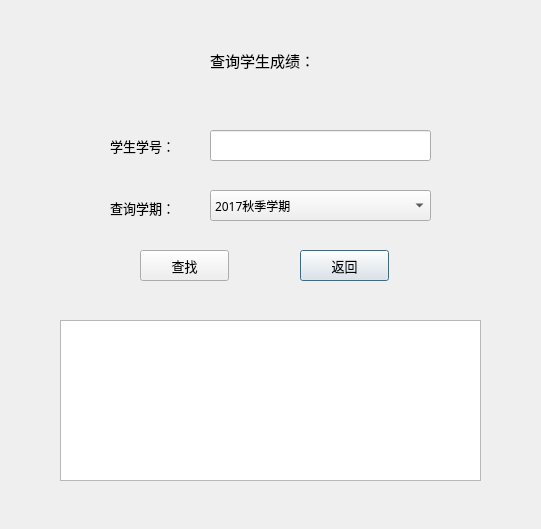
<?xml version="1.0" encoding="UTF-8"?>
<ui version="4.0">
 <class>Page2</class>
 <widget class="QDialog" name="Page2">
  <property name="geometry">
   <rect>
    <x>0</x>
    <y>0</y>
    <width>541</width>
    <height>529</height>
   </rect>
  </property>
  <property name="windowTitle">
   <string>查询学生成绩</string>
  </property>
  <widget class="QLabel" name="label">
   <property name="geometry">
    <rect>
     <x>210</x>
     <y>30</y>
     <width>151</width>
     <height>61</height>
    </rect>
   </property>
   <property name="font">
    <font>
     <family>微软雅黑</family>
     <pointsize>11</pointsize>
    </font>
   </property>
   <property name="text">
    <string>查询学生成绩：</string>
   </property>
  </widget>
  <widget class="QLabel" name="label_2">
   <property name="geometry">
    <rect>
     <x>110</x>
     <y>120</y>
     <width>111</width>
     <height>51</height>
    </rect>
   </property>
   <property name="font">
    <font>
     <family>微软雅黑</family>
     <pointsize>10</pointsize>
    </font>
   </property>
   <property name="text">
    <string>学生学号：</string>
   </property>
  </widget>
  <widget class="QLineEdit" name="lineEdit_id">
   <property name="geometry">
    <rect>
     <x>210</x>
     <y>130</y>
     <width>221</width>
     <height>31</height>
    </rect>
   </property>
   <property name="font">
    <font>
     <family>微软雅黑</family>
     <pointsize>10</pointsize>
    </font>
   </property>
  </widget>
  <widget class="QPushButton" name="button_back">
   <property name="geometry">
    <rect>
     <x>300</x>
     <y>250</y>
     <width>89</width>
     <height>31</height>
    </rect>
   </property>
   <property name="font">
    <font>
     <family>微软雅黑</family>
     <pointsize>10</pointsize>
    </font>
   </property>
   <property name="text">
    <string>返回</string>
   </property>
  </widget>
  <widget class="QPushButton" name="button_enter">
   <property name="geometry">
    <rect>
     <x>140</x>
     <y>250</y>
     <width>89</width>
     <height>31</height>
    </rect>
   </property>
   <property name="font">
    <font>
     <family>微软雅黑</family>
     <pointsize>10</pointsize>
    </font>
   </property>
   <property name="focusPolicy">
    <enum>Qt::StrongFocus</enum>
   </property>
   <property name="text">
    <string>查找</string>
   </property>
  </widget>
  <widget class="QTextBrowser" name="textBrowser">
   <property name="geometry">
    <rect>
     <x>60</x>
     <y>320</y>
     <width>421</width>
     <height>161</height>
    </rect>
   </property>
   <property name="font">
    <font>
     <family>微软雅黑</family>
     <pointsize>10</pointsize>
    </font>
   </property>
  </widget>
  <widget class="QComboBox" name="comboBox_semester">
   <property name="geometry">
    <rect>
     <x>210</x>
     <y>190</y>
     <width>221</width>
     <height>31</height>
    </rect>
   </property>
   <property name="font">
    <font>
     <family>微软雅黑</family>
    </font>
   </property>
   <item>
    <property name="text">
     <string>2017秋季学期</string>
    </property>
   </item>
   <item>
    <property name="text">
     <string>2018春季学期</string>
    </property>
   </item>
   <item>
    <property name="text">
     <string>2017-2018学年</string>
    </property>
   </item>
  </widget>
  <widget class="QLabel" name="label_3">
   <property name="geometry">
    <rect>
     <x>110</x>
     <y>200</y>
     <width>81</width>
     <height>16</height>
    </rect>
   </property>
   <property name="font">
    <font>
     <family>微软雅黑</family>
     <pointsize>10</pointsize>
    </font>
   </property>
   <property name="text">
    <string>查询学期：</string>
   </property>
  </widget>
 </widget>
 <resources/>
 <connections/>
</ui>
